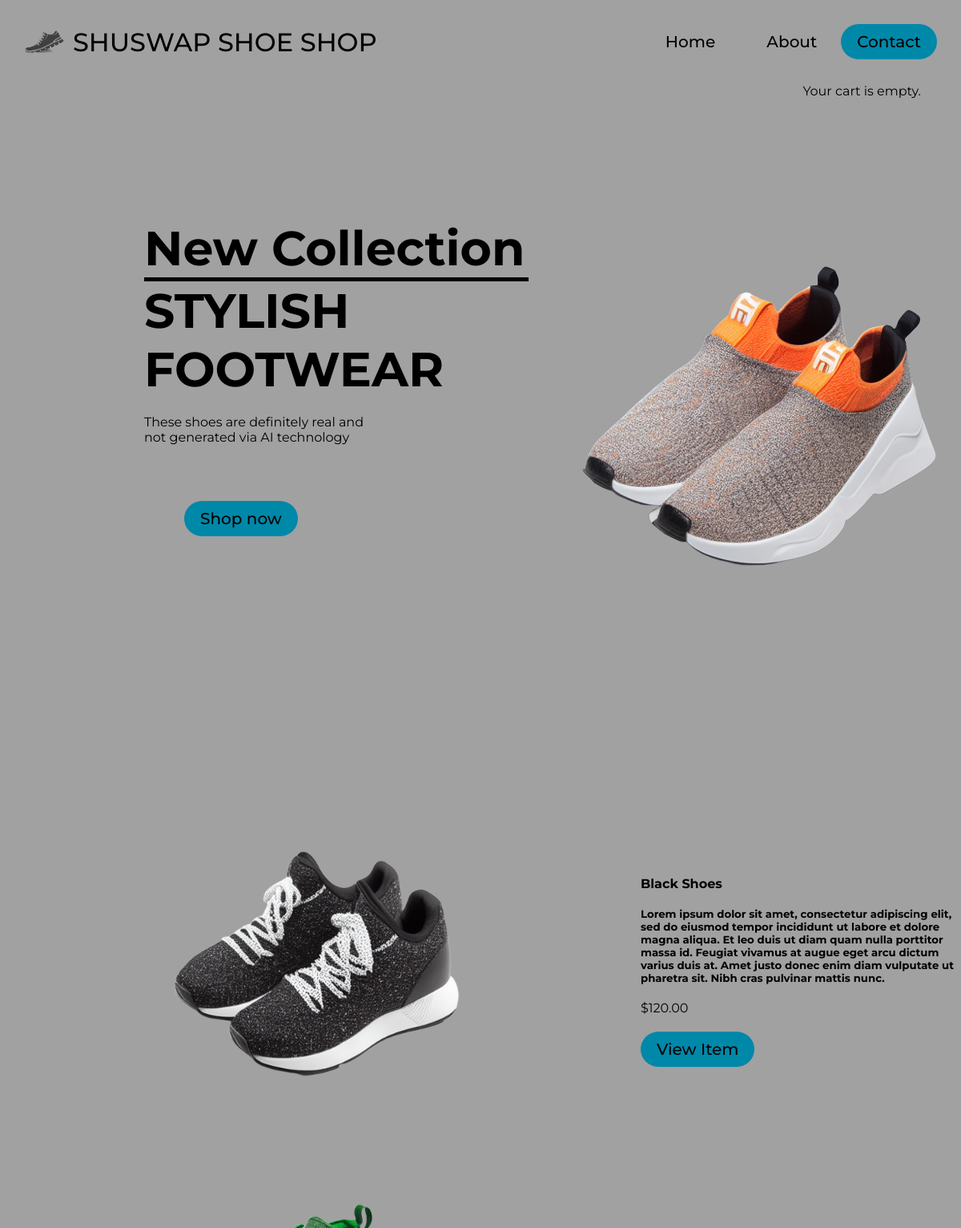
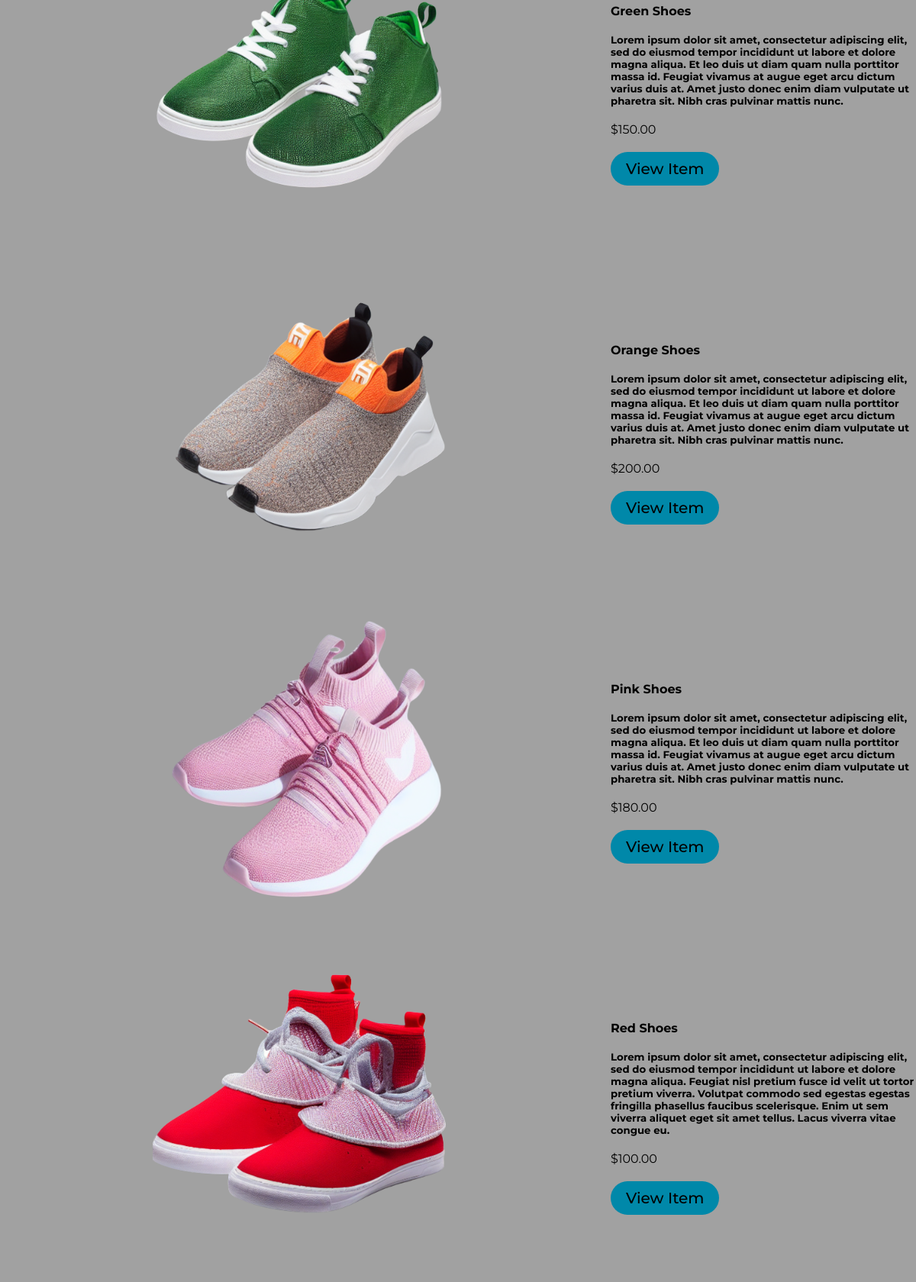
The page / (upper part) on the database its author committed (2 pictures, top to bottom).
### ecomapp/models.py (models this page shows, shortened)
class Product(models.Model):
    category = models.ForeignKey(Category, related_name='products', on_delete=models.CASCADE)
    name = models.CharField(max_length=200)
    slug = models.SlugField(max_length=200)
    image = models.ImageField(upload_to='products/%Y/%m/%d', blank=True)
    description = models.TextField(blank=True)
    price = models.DecimalField(max_digits=10, decimal_places=2)
    available = models.BooleanField(default=True)
    created = models.DateTimeField(auto_now_add=True)
    updated = models.DateTimeField(auto_now=True)
    class Meta:
        ordering = ['name']
        indexes = [ models.Index(fields=['id', 'slug']), models.Index(fields=['name']), models.Index(fields=['-created'])]

### ecomapp/views.py (the view)
# urls.py: path('', views.home, name='home'),
def home(request):
    product = Product.objects.all()
    cart_add_form = CartAddForm()
    context = {'product': product, 'cart_add_form': cart_add_form}
    return render(request, 'home.html', context)

### cartapp/cart.py (called while the page is built)
    def __len__(self):
        return sum(item['quantity'] for item in self.cart.values())

### cartapp/context_processors.py (called while the page is built)
def cart(request):
    return {'cart': Cart(request)}

### ecomapp/templates/home.html
{% extends 'base.html' %} {% load static %} {% block content %}
<div class="home-cover">
	<div class="home-cover-text">
		<h3>
			New Collection
		</h3>
		<hr class="hr" />
		<h2>STYLISH FOOTWEAR</h2>
		<p>These shoes are definitely real and not generated via AI technology</p>
		<a class="cta" href="#product-body"><button>Shop now</button></a>
	</div>
	<div class="home-image-main"><img src="{% static 'img/orange-shoe.png' %}" /></div>
</div>
<div class="product-body" id="product-body">
	{% for p in product %}
	<div class="product-box">
		<div class="product-image">
			<img src="{{ p.image.url }}" alt="{{ p.name }}" style="height: 400px;" />
		</div>
		<div class="product-text">
			<div class="product-info">
				<h4>{{ p.name }}</h4>
				<h5>{{ p.description }}</h5>
				<p>${{ p.price }}</p>
                <a class="cta" href="{% url 'detail' p.slug %}"><button>View Item</button></a>
			</div>
		</div>
	</div>
	{% endfor %}
</div>
{% endblock %}

### ecomapp/templates/base.html (shortened to what this page needs)
{% load static %}
<!DOCTYPE html>
<html lang="en">
	<head>
		<link rel="stylesheet" href="{% static 'css/base.css' %}" />
	</head>
	<body>
		<div class="main-text">
			<div class="nav-bar">
				<header>
					<div class="header-title">
						<img
							src="{% static 'img/shoe-logo-removebg.png' %}"
							alt="logo"
							id="logo" />
						<h1>SHUSWAP SHOE SHOP</h1>
					</div>
					<div class="header-links">
						<nav>
							<ul class="nav-links">
								<li><a href="{% url 'home' %}">Home</a></li>
								<li><a href="{% url 'about' %}">About</a></li>
							</ul>
						</nav>
						<a class="cta" href="{% url 'contact' %}"
							><button>Contact</button></a
						>
					</div>
				</header>
			</div>
			<div class="cart-items">
				{% with total_items=cart|length %} {% if total_items > 0 %}
				<p>Your cart:</p>
				<a href="{% url 'cart:cart_detail' %}">
					{{ total_items }} item{{ total_items|pluralize }} : ${{cart.total_price }}
				</a>
				{% else %} Your cart is empty. {% endif %} {% endwith %}
			</div>
			{% block content %} {% endblock %}
		</div>
	</body>
</html>

### ecomapp/static/css/base.css (style rules this page uses)
* { box-sizing: border-box; margin: 0; padding: 0; background-color: #a1a1a1; font-family: "Montserrat", sans-serif; }
button { padding: 10px 20px; background-color: rgba(0, 136, 169, 1); border: none; border-radius: 50px; cursor: pointer; transition: all 0.3s ease 0s; }
li, a, button { font-family: "Montserrat", sans-serif; font-weight: 500; font-size: 20px; color: rgb(0, 0, 0); text-decoration: none; }
header { display: flex; justify-content: space-between; align-items: center; padding: 30px; }
.header-title { display: flex; align-items: center; }
.header-links { display: flex; }
.nav-links { list-style: none; }
.nav-links li { display: inline-block; padding: 0px 30px; padding-top: 10px; }
.nav-links li a { transition: all 0.3s ease 0s; }
#logo { height: 30px; padding-right: 10px; }
h1 { font-family: "Montserrat", sans-serif; font-weight: 500; }
.home-cover { display: flex; flex-wrap: wrap; margin-left: 15%; margin-top: 150px; }
.home-cover h2, h3 { font-size: 60px; }
.home-cover-text { flex: 1; }
.home-cover-text p { padding-top: 20px; width: 300px; }
.home-cover-text button { margin-top: 50px; margin-left: 50px; z-index: 1000; }
.hr { border: none; border-top: 5px solid black; width: 480px; }
.home-image-main { flex: 1; height: 700px; }
.product-body { display: flex; flex-wrap: wrap; flex-direction: column; margin-left: 15%; margin-right: 10%; padding-bottom: 50px; }
.product-box { display: flex; padding: 20px; justify-content: space-between; }
.product-image { flex: 1; transition: transform 0.2s ease; }
.product-text { flex: 2; padding-top: 100px; }
.product-info { width: 600px; padding-left: 200px; }
.product-info h4, h5, p { padding-bottom: 20px; }
.product-info a { padding-right: 20px; }
.cart-items { text-align: right; margin-right: 50px; }

### rows shown on the page
Product: image (picture), name "Black Shoes", description "Lorem ipsum dolor sit amet, consectetur adipiscing elit, sed do eiusmod tempor incididunt ut labore et dolore magna aliqua. Et leo duis ut diam quam nulla porttitor massa id. Feugiat vivamus at augue eget arcu dictum varius duis at. Amet justo donec enim diam vulputate ut pharetra sit. Nibh cras pulvinar mattis nunc.", price "120.00"
Product: image (picture), name "Green Shoes", description "Lorem ipsum dolor sit amet, consectetur adipiscing elit, sed do eiusmod tempor incididunt ut labore et dolore magna aliqua. Et leo duis ut diam quam nulla porttitor massa id. Feugiat vivamus at augue eget arcu dictum varius duis at. Amet justo donec enim diam vulputate ut pharetra sit. Nibh cras pulvinar mattis nunc.", price "150.00"
Product: image (picture), name "Orange Shoes", description "Lorem ipsum dolor sit amet, consectetur adipiscing elit, sed do eiusmod tempor incididunt ut labore et dolore magna aliqua. Et leo duis ut diam quam nulla porttitor massa id. Feugiat vivamus at augue eget arcu dictum varius duis at. Amet justo donec enim diam vulputate ut pharetra sit. Nibh cras pulvinar mattis nunc.", price "200.00"
Product: image (picture), name "Pink Shoes", description "Lorem ipsum dolor sit amet, consectetur adipiscing elit, sed do eiusmod tempor incididunt ut labore et dolore magna aliqua. Et leo duis ut diam quam nulla porttitor massa id. Feugiat vivamus at augue eget arcu dictum varius duis at. Amet justo donec enim diam vulputate ut pharetra sit. Nibh cras pulvinar mattis nunc.", price "180.00"
Product: image (picture), name "Red Shoes", description "Lorem ipsum dolor sit amet, consectetur adipiscing elit, sed do eiusmod tempor incididunt ut labore et dolore magna aliqua. Feugiat nisl pretium fusce id velit ut tortor pretium viverra. Volutpat commodo sed egestas egestas fringilla phasellus faucibus scelerisque. Enim ut sem viverra aliquet eget sit amet tellus. Lacus viverra vitae congue eu.", price "100.00"
